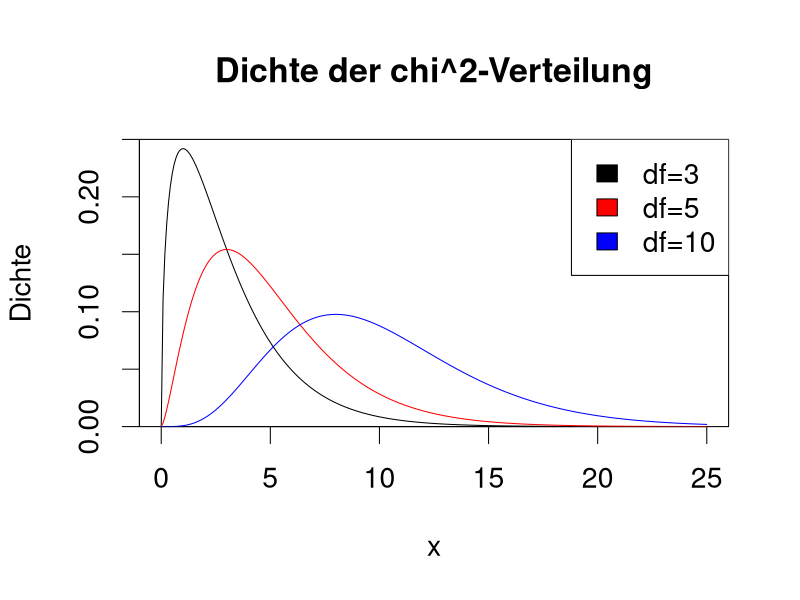

Generate this figure with R:
## ---- chunk 1
#| echo: FALSE
x <- seq(from=0, to=25, length=300)
par(cex=1.7)
plot(x, dchisq(x, df=3),
     type="l",
     main="Dichte der chi^2-Verteilung",
     xlab="x",
     ylab="Dichte",
     yaxs="i",
     ylim=c(0, 0.25))
lines(x, dchisq(x, df=5), col="red")
lines(x, dchisq(x, df=10), col="blue")
legend("topright",
       fill=c("black", "red", "blue"),
       legend=c("df=3", "df=5", "df=10"))
## ---- chunk 2
#| echo: FALSE
library(readr)
x <- read_csv("../data/wohnen.csv", col_types = "cc")
x$Wohnzufriedenheit <- factor(x$Wohnzufriedenheit,
                              levels=c("(sehr) unzufr.", 
                                       "es ist okay", 
                                       "zufrieden",
                                       "sehr zufrieden"),
                              ordered=TRUE)
options(width=58)
## ---- chunk 3
N_Wzufr <- table(x$Wohnzufriedenheit) 
N_Wzufr  # Randverteilung Wohnzufriedenheit
J <- length(N_Wzufr)
J
## ---- chunk 4
N_Wtyp <- table(x$Wohntyp) 
N_Wtyp  # Randverteilung Wohntyp
K <- length(N_Wtyp)
K
## ---- chunk 5
N <- table(x$Wohnzufriedenheit, x$Wohntyp)
N  # gemeinsame Verteilung
## ---- chunk 6
n <- sum(N) # Stichprobenumfang
teststat <- 0

for(j in 1:J){
  for(k in 1:K){
    aux <- N_Wzufr[j]*N_Wtyp[k]/n
    teststat <- teststat + (N[j,k]-aux)^2/(aux)
  }
}
teststat <- as.numeric(teststat)
## ---- chunk 7
# Wert der Teststatistik
teststat

# p-Wert
1-pchisq(teststat, df=(J-1)*(K-1))
## ---- chunk 8
chisq.test(x$Wohntyp, x$Wohnzufriedenheit)
